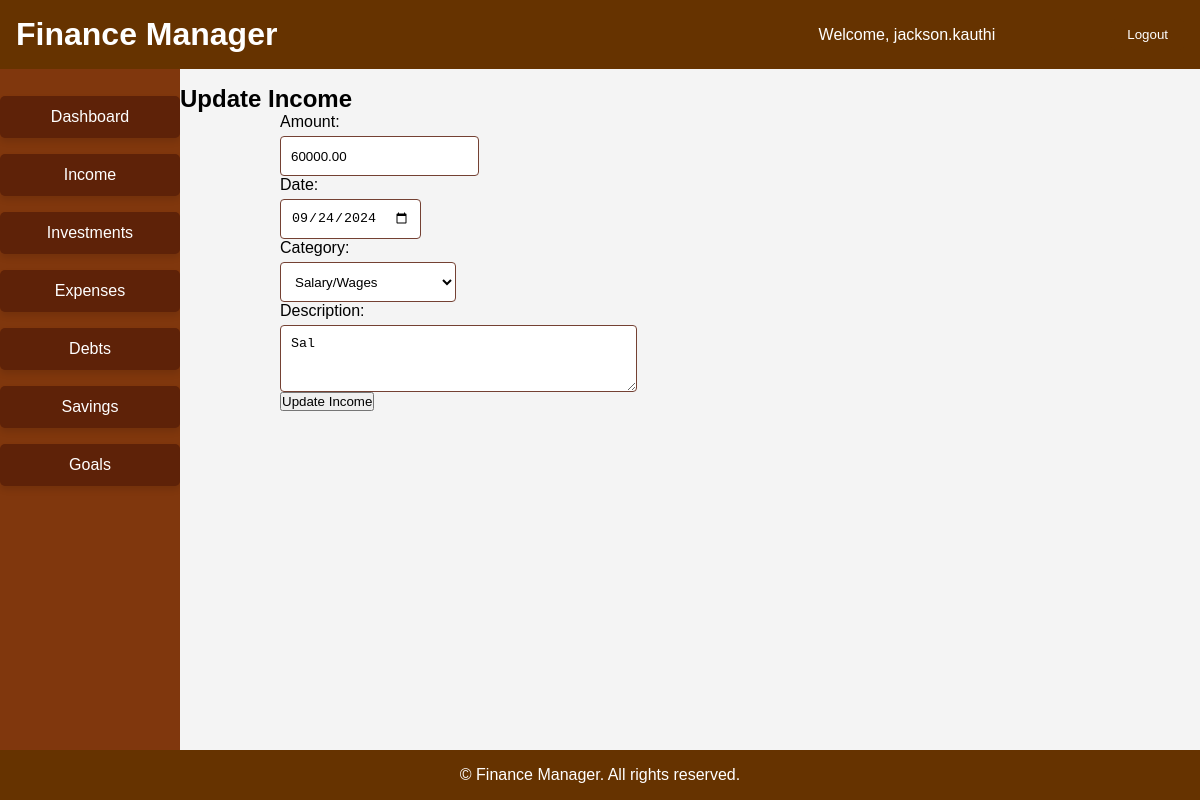
Page /income/update_income/7/ (signed in) on the earlier database version.
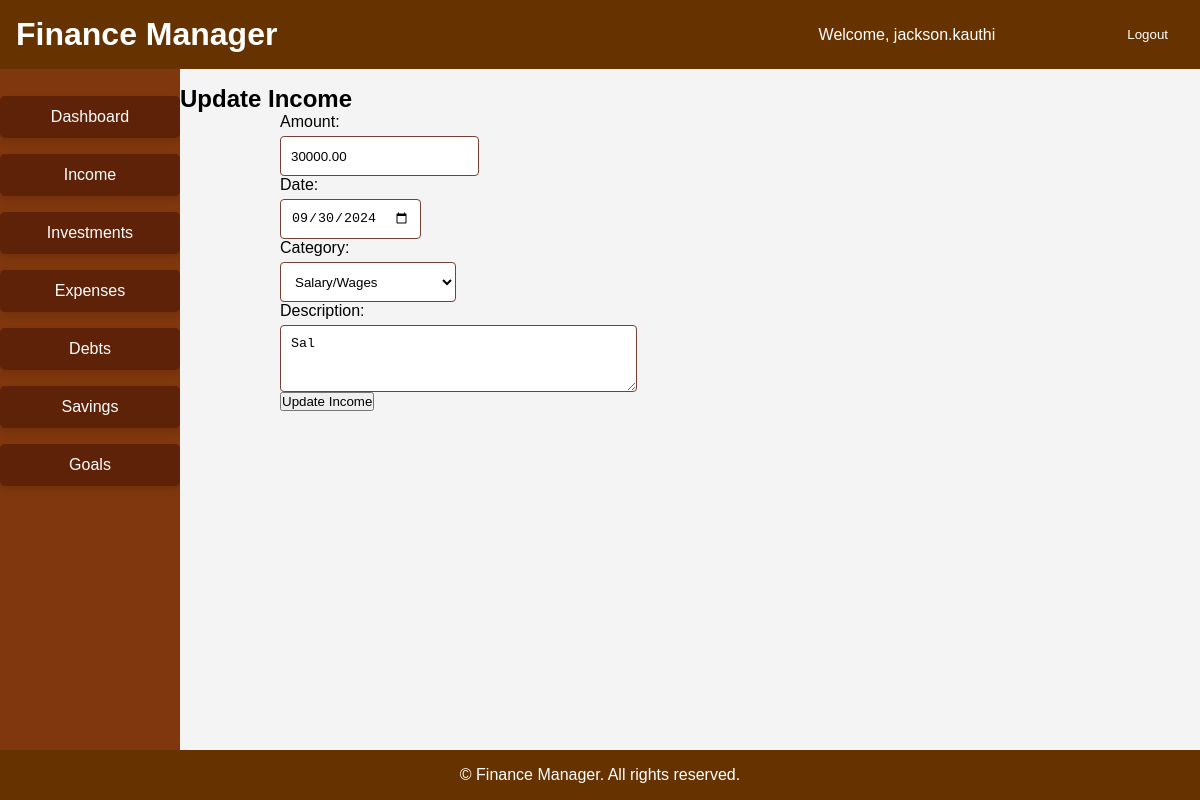
Same page on the later database version.
### income/models.py (models this page shows, shortened)
class Income(models.Model):
    CATEGORY_CHOICES = [
        ('Salary', 'Salary/Wages'),
        ('Bonus', 'Bonuses'),
        ('Interest', 'Interest Income'),
        ('Dividend', 'Dividends'),
        ('Rental', 'Rental Income'),
        ('Freelance', 'Freelance/Gig Income'),
        ('Other', 'Other Income Sources'),
    ]
    user = models.ForeignKey(User, on_delete=models.CASCADE)
    amount = models.DecimalField(max_digits=10, decimal_places=2)
    date = models.DateField()
    category = models.CharField(max_length=50, choices=CATEGORY_CHOICES)
    description = models.TextField(blank=True, null=True)

### income/views.py (the view)
# urls.py: path('update_income/<int:pk>/', views.update_income, name='update_income'),
@login_required
def update_income(request, pk):
    income = get_object_or_404(Income, pk=pk, user=request.user)
    if request.method == 'POST':
        form = IncomeForm(request.POST, instance=income)
        if form.is_valid():
            form.save()
            return redirect('income_list')
    else:
        form = IncomeForm(instance=income)
    return render(request, 'income/update_income.html', {'form': form})

### income/form.py
class IncomeForm(forms.ModelForm):
    class Meta:
        model = Income
        fields = ['amount', 'date', 'category', 'description']
        labels = {
            'amount': 'Amount',
            'date': 'Date',
            'category': 'Category',
            'description': 'Description',
        }
        widgets = {
            'amount': forms.NumberInput(attrs={'class': 'form-control'}),
            'date': forms.DateInput(attrs={'class': 'form-control', 'type': 'date'}),
            'category': forms.Select(attrs={'class': 'form-control'}),
            'description': forms.Textarea(attrs={'class': 'form-control', 'rows': 3}),
        }

### templates/income/update_income.html (shortened to what this page needs)
{% extends 'base.html' %}
{% block content %}
<h2>Update Income</h2>
<form method="post">
    {{ form.as_p }}
    <button type="submit">Update Income</button>
</form>
{% endblock %}

Differences in the rows shown:
changed Income "Salary/Wages": amount "60000.00" → "30000.00"; date "09/24/2024" → "09/30/2024"
